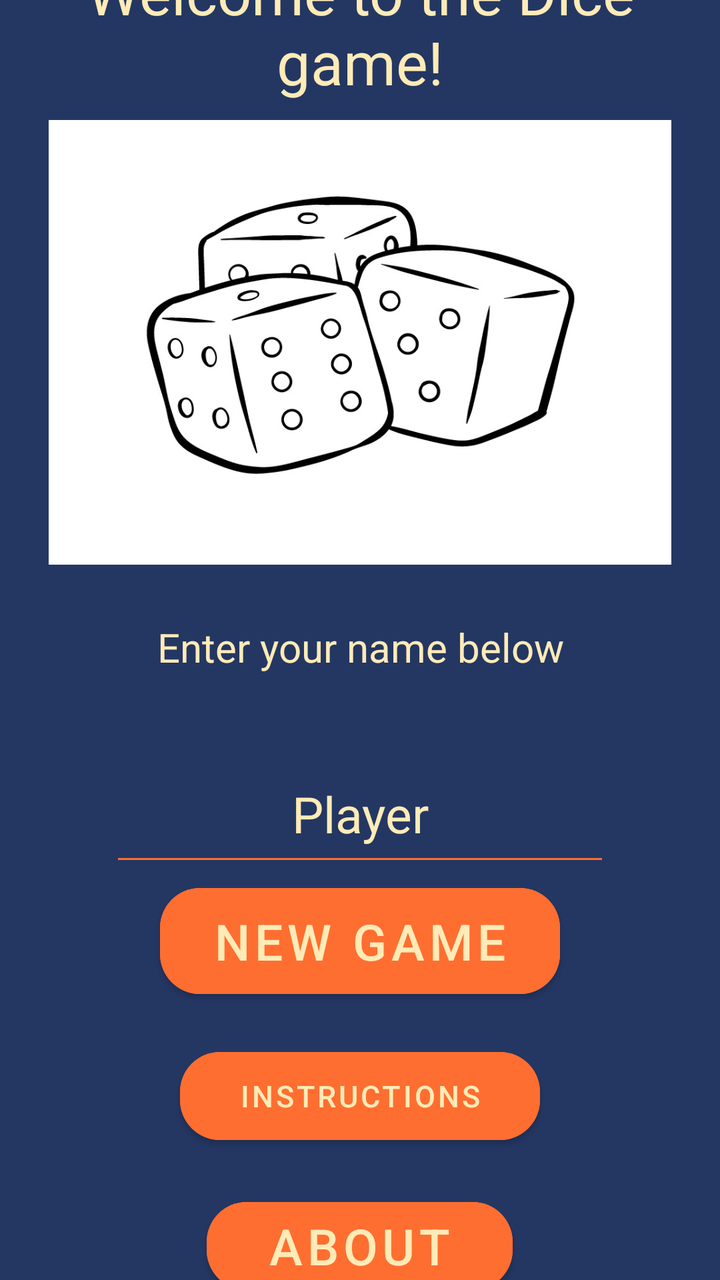
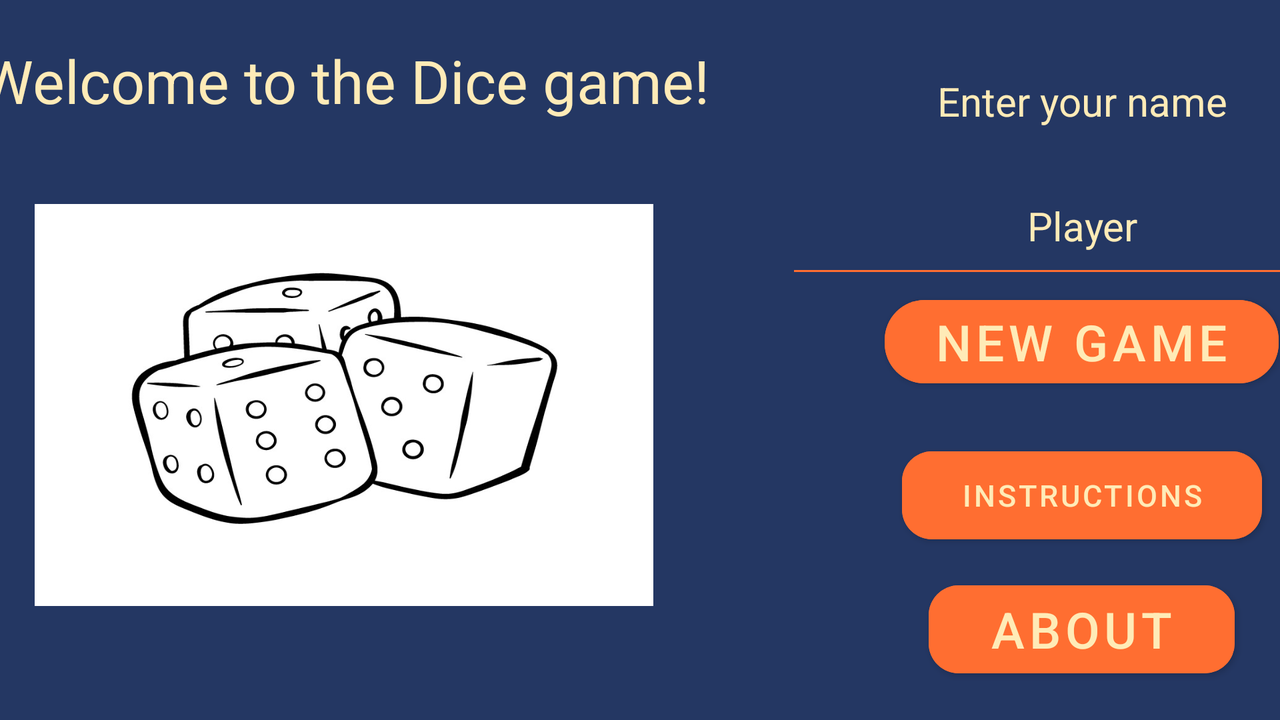

One screen, two layout resources from the same app: the default and the repository's alternative for another configuration. Each is rendered where Android would select it; the XML of both is given below.
<!-- AndroidManifest.xml: application theme Theme.DiceGameCWK -->
<!-- res/layout/activity_main.xml -->
<?xml version="1.0" encoding="utf-8"?>
<LinearLayout xmlns:android="http://schemas.android.com/apk/res/android"
    xmlns:app="http://schemas.android.com/apk/res-auto"
    xmlns:tools="http://schemas.android.com/tools"
    android:layout_width="match_parent"
    android:layout_height="match_parent"
    android:orientation="vertical"
    tools:context=".MainActivity"
    android:background="@color/bluebgk"
    android:gravity="center"
    >

    <TextView
        android:id="@+id/txtV_welcome"
        android:layout_width="match_parent"
        android:layout_height="110dp"
        android:layout_marginTop="20dp"
        android:text="Welcome to the Dice game!"
        android:textAlignment="center"
        android:textColor="@color/peachbgk"


        android:textSize="30sp" />

    <ImageView
        android:id="@+id/imageView"
        android:layout_width="match_parent"
        android:layout_height="171dp"
        android:scaleX="1.3"
        android:scaleY="1.3"

        android:src="@drawable/dicewelcome" />

    <LinearLayout
        android:layout_width="match_parent"
        android:layout_height="428dp"
        android:layout_gravity="center_horizontal"
        android:gravity="center"
        android:orientation="vertical">

        <TextView
            android:id="@+id/txtV_chose"
            android:layout_width="wrap_content"
            android:layout_height="63dp"
            android:layout_marginTop="20dp"
            android:text="Enter your name below"
            android:textAlignment="center"
            android:textColor="@color/peachbgk"


            android:textSize="20sp" />

        <EditText
            android:id="@+id/eTxtPersonName"
            android:layout_width="250dip"
            android:layout_height="65dp"
            android:backgroundTint="@color/orangebgk"
            android:ems="10"
            android:inputType="textPersonName"
            android:text="Player"
            android:textAlignment="center"
            android:textColor="@color/peachbgk"
            android:textSize="25sp" />

        <Button
            android:id="@+id/btn_newGame"
            android:layout_width="200dp"
            android:layout_height="65dp"
            android:backgroundTint="@color/orangebgk"
            android:text="@string/new_game"
            android:textColor="@color/peachbgk"
            android:textSize="25sp"
            app:cornerRadius="20dp" />

        <Space
            android:layout_width="match_parent"
            android:layout_height="17dp" />

        <Button
            android:id="@+id/btn_instructions"
            android:layout_width="180dp"
            android:layout_height="56dp"
            android:backgroundTint="@color/orangebgk"
            android:text="@string/instructions"
            android:textColor="@color/peachbgk"
            android:textSize="15sp"
            app:cornerRadius="20dp" />

        <Space
            android:layout_width="match_parent"
            android:layout_height="19dp" />

        <Button
            android:id="@+id/btn_about"
            android:layout_width="153dp"
            android:layout_height="56dp"
            android:backgroundTint="@color/orangebgk"
            android:text="@string/about"
            android:textColor="@color/peachbgk"
            android:textSize="25sp"
            app:cornerRadius="20dp" />

    </LinearLayout>

    <androidx.constraintlayout.widget.ConstraintLayout
        android:layout_width="match_parent"
        android:layout_height="match_parent">

        <androidx.constraintlayout.widget.Guideline
            android:id="@+id/guideline2"
            android:layout_width="wrap_content"
            android:layout_height="wrap_content"
            android:orientation="vertical"
            app:layout_constraintGuide_end="206dp" />
    </androidx.constraintlayout.widget.ConstraintLayout>

</LinearLayout>
<!-- resources referenced by this layout -->
<resources>
  <color name="bluebgk">#243763</color>
  <color name="orangebgk">#FF6E31</color>
  <color name="peachbgk">#FFEBB7</color>
  <!-- drawable dicewelcome: jpg bitmap (drawable, 58064 bytes) -->
  <string name="about">About</string>
  <string name="instructions">Instructions</string>
  <string name="new_game">New game</string>
  <style name="Theme.DiceGameCWK" parent="Theme.MaterialComponents.DayNight.DarkActionBar">
          
          <item name="colorPrimary">@color/purple_500</item>
          <item name="colorPrimaryVariant">@color/purple_700</item>
          <item name="colorOnPrimary">@color/white</item>
          
          <item name="colorSecondary">@color/teal_200</item>
          <item name="colorSecondaryVariant">@color/teal_700</item>
          <item name="colorOnSecondary">@color/black</item>
          
          <item name="android:statusBarColor">?attr/colorPrimaryVariant</item>
          
      </style>
  <color name="purple_500">#FF6200EE</color>
  <color name="purple_700">#FF3700B3</color>
  <color name="white">#FFFFFFFF</color>
  <color name="teal_200">#FF03DAC5</color>
  <color name="teal_700">#FF018786</color>
  <color name="black">#FF000000</color>
</resources>
<!-- res/layout-land/activity_main.xml (the repository's variant of the layout above) -->
<!-- drawn on the phone turned sideways -->
<?xml version="1.0" encoding="utf-8"?>
<LinearLayout xmlns:android="http://schemas.android.com/apk/res/android"
    xmlns:app="http://schemas.android.com/apk/res-auto"
    xmlns:tools="http://schemas.android.com/tools"
    android:layout_width="wrap_content"
    android:layout_height="match_parent"
    android:background="@color/bluebgk"
    android:gravity="center"
    android:orientation="horizontal"
    tools:context=".MainActivity">

    <LinearLayout
        android:layout_width="442dp"
        android:layout_height="match_parent"
        android:orientation="vertical">

        <TextView
            android:id="@+id/txtV_welcome"
            android:layout_width="match_parent"
            android:layout_height="82dp"
            android:layout_marginTop="20dp"
            android:text="Welcome to the Dice game!"
            android:textAlignment="center"
            android:textColor="@color/peachbgk"


            android:textSize="30sp" />

        <ImageView
            android:id="@+id/imageView"
            android:layout_width="match_parent"
            android:layout_height="201dp"
            android:scaleX="1.1"
            android:src="@drawable/dicewelcome" />
    </LinearLayout>

    <LinearLayout
        android:gravity="center"
        android:layout_width="296dp"
        android:layout_height="match_parent"
        android:orientation="vertical"
        android:background="@color/bluebgk">

        <TextView
            android:id="@+id/txtV_chose"
            android:layout_width="match_parent"
            android:layout_height="42dp"
            android:layout_marginTop="20dp"
            android:text="Enter your name"
            android:textAlignment="center"
            android:textColor="@color/peachbgk"


            android:textSize="20sp" />

        <EditText
            android:id="@+id/eTxtPersonName"
            android:layout_width="match_parent"
            android:layout_height="65dp"
            android:backgroundTint="@color/orangebgk"
            android:ems="10"
            android:inputType="textPersonName"
            android:text="Player"
            android:textAlignment="center"
            android:textColor="@color/peachbgk"
            android:textSize="20sp" />


        <Space
            android:layout_width="match_parent"
            android:layout_height="wrap_content" />

        <Button
            android:id="@+id/btn_newGame"
            android:layout_width="197dp"
            android:layout_height="wrap_content"
            android:backgroundTint="@color/orangebgk"
            android:text="New game"
            android:textColor="@color/peachbgk"
            android:textSize="25sp"
            app:cornerRadius="20dp" />

        <Space
            android:layout_width="match_parent"
            android:layout_height="22dp" />
        <Button
            android:id="@+id/btn_instructions"
            android:layout_width="180dp"
            android:layout_height="56dp"
            android:backgroundTint="@color/orangebgk"
            android:text="@string/instructions"
            android:textColor="@color/peachbgk"
            android:textSize="15sp"
            app:cornerRadius="15dp" />


        <Space
            android:layout_width="match_parent"
            android:layout_height="11dp" />

        <Button
            android:id="@+id/btn_about"
            android:layout_width="153dp"
            android:layout_height="56dp"
            android:backgroundTint="@color/orangebgk"
            android:text="About"
            android:textColor="@color/peachbgk"
            android:textSize="25sp"
            app:cornerRadius="15dp" />
    </LinearLayout>

</LinearLayout>
<!-- resources referenced by the variant -->
<!-- as the phone turned sideways resolves them -->
<resources>
  <color name="bluebgk">#243763</color>
  <color name="orangebgk">#FF6E31</color>
  <color name="peachbgk">#FFEBB7</color>
  <!-- drawable dicewelcome: jpg bitmap (drawable, 58064 bytes) -->
  <string name="instructions">Instructions</string>
  <style name="Theme.DiceGameCWK" parent="Theme.MaterialComponents.DayNight.DarkActionBar">
          
          <item name="colorPrimary">@color/purple_500</item>
          <item name="colorPrimaryVariant">@color/purple_700</item>
          <item name="colorOnPrimary">@color/white</item>
          
          <item name="colorSecondary">@color/teal_200</item>
          <item name="colorSecondaryVariant">@color/teal_700</item>
          <item name="colorOnSecondary">@color/black</item>
          
          <item name="android:statusBarColor">?attr/colorPrimaryVariant</item>
          
      </style>
  <color name="purple_500">#FF6200EE</color>
  <color name="purple_700">#FF3700B3</color>
  <color name="white">#FFFFFFFF</color>
  <color name="teal_200">#FF03DAC5</color>
  <color name="teal_700">#FF018786</color>
  <color name="black">#FF000000</color>
</resources>
